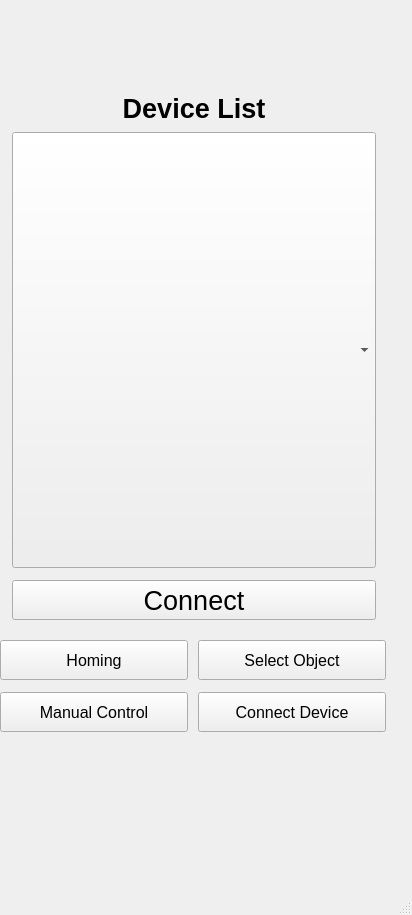
<?xml version="1.0" encoding="UTF-8"?>
<ui version="4.0">
 <class>MainWindow</class>
 <widget class="QMainWindow" name="MainWindow">
  <property name="geometry">
   <rect>
    <x>0</x>
    <y>0</y>
    <width>412</width>
    <height>915</height>
   </rect>
  </property>
  <property name="font">
   <font>
    <pointsize>20</pointsize>
   </font>
  </property>
  <property name="windowTitle">
   <string>MainWindow</string>
  </property>
  <widget class="QWidget" name="centralwidget">
   <widget class="QStackedWidget" name="stackedWidget">
    <property name="geometry">
     <rect>
      <x>0</x>
      <y>68</y>
      <width>388</width>
      <height>564</height>
     </rect>
    </property>
    <property name="frameShape">
     <enum>QFrame::Shape::NoFrame</enum>
    </property>
    <property name="lineWidth">
     <number>1</number>
    </property>
    <property name="currentIndex">
     <number>4</number>
    </property>
    <widget class="QWidget" name="Page_Empty"/>
    <widget class="QWidget" name="Page_Homing"/>
    <widget class="QWidget" name="Page_Choose_Object">
     <widget class="QPushButton" name="Moon_Button">
      <property name="geometry">
       <rect>
        <x>20</x>
        <y>420</y>
        <width>171</width>
        <height>61</height>
       </rect>
      </property>
      <property name="text">
       <string>Moon</string>
      </property>
     </widget>
     <widget class="QPushButton" name="Jupyter_Button">
      <property name="enabled">
       <bool>true</bool>
      </property>
      <property name="geometry">
       <rect>
        <x>20</x>
        <y>490</y>
        <width>171</width>
        <height>61</height>
       </rect>
      </property>
      <property name="text">
       <string>Jupyter</string>
      </property>
      <property name="default">
       <bool>false</bool>
      </property>
     </widget>
     <widget class="QPushButton" name="Mercury_Button">
      <property name="geometry">
       <rect>
        <x>20</x>
        <y>350</y>
        <width>171</width>
        <height>61</height>
       </rect>
      </property>
      <property name="text">
       <string>Mercury</string>
      </property>
     </widget>
     <widget class="QPushButton" name="Sun_Button">
      <property name="geometry">
       <rect>
        <x>110</x>
        <y>280</y>
        <width>171</width>
        <height>61</height>
       </rect>
      </property>
      <property name="font">
       <font>
        <pointsize>20</pointsize>
       </font>
      </property>
      <property name="text">
       <string>Sun</string>
      </property>
     </widget>
     <widget class="QPushButton" name="Mars_Button">
      <property name="geometry">
       <rect>
        <x>200</x>
        <y>420</y>
        <width>171</width>
        <height>61</height>
       </rect>
      </property>
      <property name="text">
       <string>Mars</string>
      </property>
     </widget>
     <widget class="QPushButton" name="Saturn_Button">
      <property name="geometry">
       <rect>
        <x>200</x>
        <y>490</y>
        <width>171</width>
        <height>61</height>
       </rect>
      </property>
      <property name="text">
       <string>Saturn</string>
      </property>
     </widget>
     <widget class="QPushButton" name="Venus_Button">
      <property name="geometry">
       <rect>
        <x>200</x>
        <y>350</y>
        <width>171</width>
        <height>61</height>
       </rect>
      </property>
      <property name="text">
       <string>Venus</string>
      </property>
     </widget>
     <widget class="QPushButton" name="Break_Button">
      <property name="geometry">
       <rect>
        <x>20</x>
        <y>40</y>
        <width>351</width>
        <height>61</height>
       </rect>
      </property>
      <property name="text">
       <string>STOP</string>
      </property>
     </widget>
    </widget>
    <widget class="QWidget" name="Page_Manual_Control">
     <widget class="QPushButton" name="Right_Button">
      <property name="geometry">
       <rect>
        <x>200</x>
        <y>360</y>
        <width>171</width>
        <height>91</height>
       </rect>
      </property>
      <property name="font">
       <font>
        <pointsize>20</pointsize>
       </font>
      </property>
      <property name="text">
       <string>Prawo</string>
      </property>
     </widget>
     <widget class="QPushButton" name="Left_Button">
      <property name="geometry">
       <rect>
        <x>10</x>
        <y>360</y>
        <width>171</width>
        <height>91</height>
       </rect>
      </property>
      <property name="font">
       <font>
        <pointsize>20</pointsize>
       </font>
      </property>
      <property name="text">
       <string>Lewo</string>
      </property>
     </widget>
     <widget class="QPushButton" name="Up_Button">
      <property name="geometry">
       <rect>
        <x>110</x>
        <y>260</y>
        <width>171</width>
        <height>91</height>
       </rect>
      </property>
      <property name="font">
       <font>
        <pointsize>20</pointsize>
       </font>
      </property>
      <property name="text">
       <string>Góra</string>
      </property>
     </widget>
     <widget class="QPushButton" name="Down_Button">
      <property name="geometry">
       <rect>
        <x>110</x>
        <y>460</y>
        <width>171</width>
        <height>91</height>
       </rect>
      </property>
      <property name="font">
       <font>
        <pointsize>20</pointsize>
       </font>
      </property>
      <property name="text">
       <string>Dół</string>
      </property>
     </widget>
    </widget>
    <widget class="QWidget" name="Page_Other">
     <widget class="QPushButton" name="BT_Connect">
      <property name="geometry">
       <rect>
        <x>12</x>
        <y>512</y>
        <width>364</width>
        <height>40</height>
       </rect>
      </property>
      <property name="text">
       <string>Connect</string>
      </property>
     </widget>
     <widget class="QComboBox" name="Combo_Devices">
      <property name="geometry">
       <rect>
        <x>12</x>
        <y>64</y>
        <width>364</width>
        <height>436</height>
       </rect>
      </property>
      <property name="insertPolicy">
       <enum>QComboBox::InsertPolicy::InsertAtBottom</enum>
      </property>
     </widget>
     <widget class="QLabel" name="Device_List_Label">
      <property name="geometry">
       <rect>
        <x>63</x>
        <y>20</y>
        <width>262</width>
        <height>40</height>
       </rect>
      </property>
      <property name="sizeIncrement">
       <size>
        <width>0</width>
        <height>0</height>
       </size>
      </property>
      <property name="font">
       <font>
        <pointsize>20</pointsize>
        <bold>true</bold>
       </font>
      </property>
      <property name="layoutDirection">
       <enum>Qt::LayoutDirection::LeftToRight</enum>
      </property>
      <property name="autoFillBackground">
       <bool>false</bool>
      </property>
      <property name="text">
       <string>Device List</string>
      </property>
      <property name="alignment">
       <set>Qt::AlignmentFlag::AlignCenter</set>
      </property>
     </widget>
    </widget>
   </widget>
   <widget class="QPushButton" name="Choose_Object">
    <property name="geometry">
     <rect>
      <x>198</x>
      <y>640</y>
      <width>188</width>
      <height>40</height>
     </rect>
    </property>
    <property name="font">
     <font>
      <pointsize>12</pointsize>
     </font>
    </property>
    <property name="text">
     <string>Select Object</string>
    </property>
   </widget>
   <widget class="QPushButton" name="Other">
    <property name="geometry">
     <rect>
      <x>198</x>
      <y>692</y>
      <width>188</width>
      <height>40</height>
     </rect>
    </property>
    <property name="font">
     <font>
      <pointsize>12</pointsize>
     </font>
    </property>
    <property name="text">
     <string>Connect Device</string>
    </property>
    <property name="iconSize">
     <size>
      <width>16</width>
      <height>16</height>
     </size>
    </property>
   </widget>
   <widget class="QPushButton" name="Manual_Control">
    <property name="geometry">
     <rect>
      <x>0</x>
      <y>692</y>
      <width>188</width>
      <height>40</height>
     </rect>
    </property>
    <property name="font">
     <font>
      <pointsize>12</pointsize>
     </font>
    </property>
    <property name="text">
     <string>Manual Control</string>
    </property>
   </widget>
   <widget class="QPushButton" name="Homing">
    <property name="geometry">
     <rect>
      <x>0</x>
      <y>640</y>
      <width>188</width>
      <height>40</height>
     </rect>
    </property>
    <property name="font">
     <font>
      <pointsize>12</pointsize>
     </font>
    </property>
    <property name="text">
     <string>Homing</string>
    </property>
    <property name="autoDefault">
     <bool>false</bool>
    </property>
    <property name="default">
     <bool>false</bool>
    </property>
    <property name="flat">
     <bool>false</bool>
    </property>
   </widget>
  </widget>
  <widget class="QMenuBar" name="menubar">
   <property name="geometry">
    <rect>
     <x>0</x>
     <y>0</y>
     <width>412</width>
     <height>42</height>
    </rect>
   </property>
  </widget>
  <widget class="QStatusBar" name="statusbar"/>
 </widget>
 <resources/>
 <connections/>
</ui>
